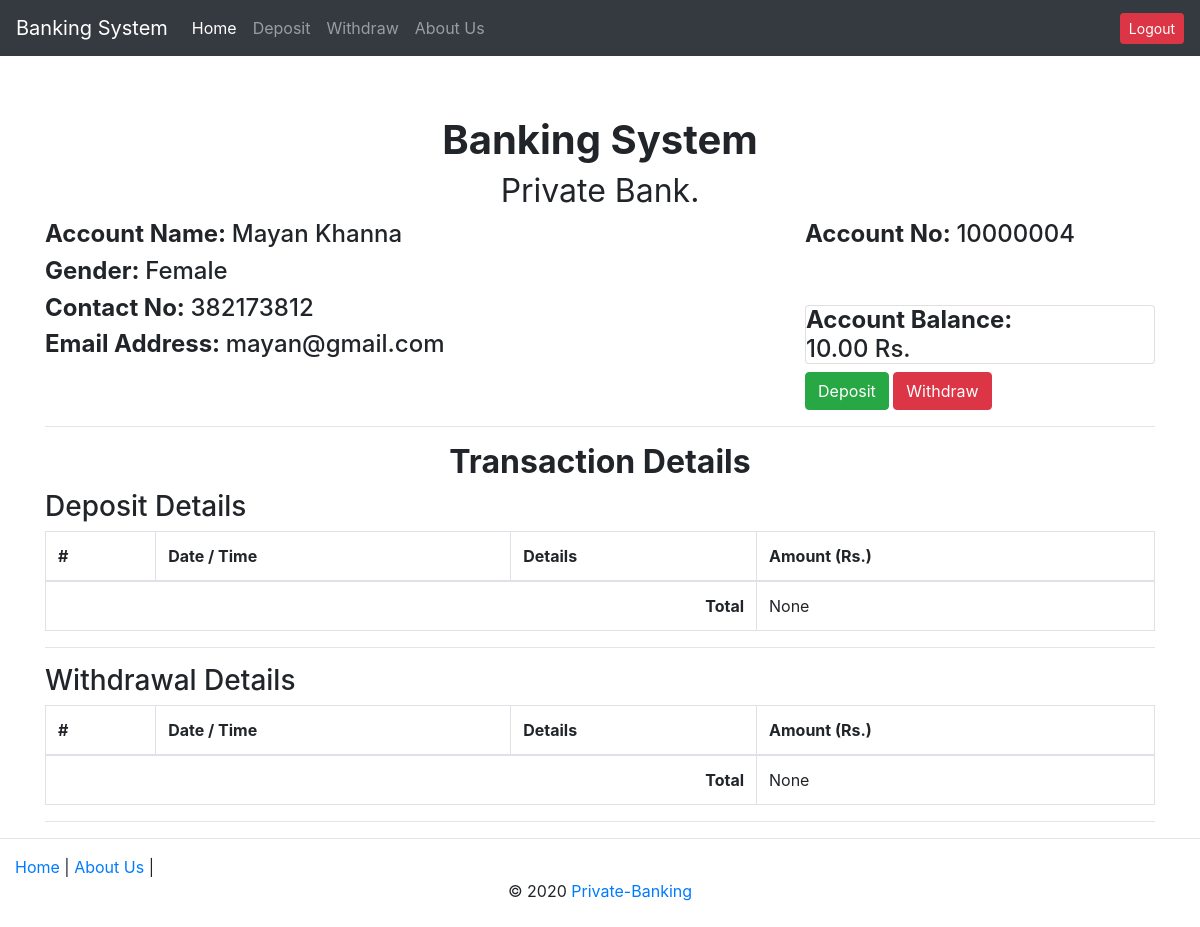
Page / (signed in) on the earlier database version.
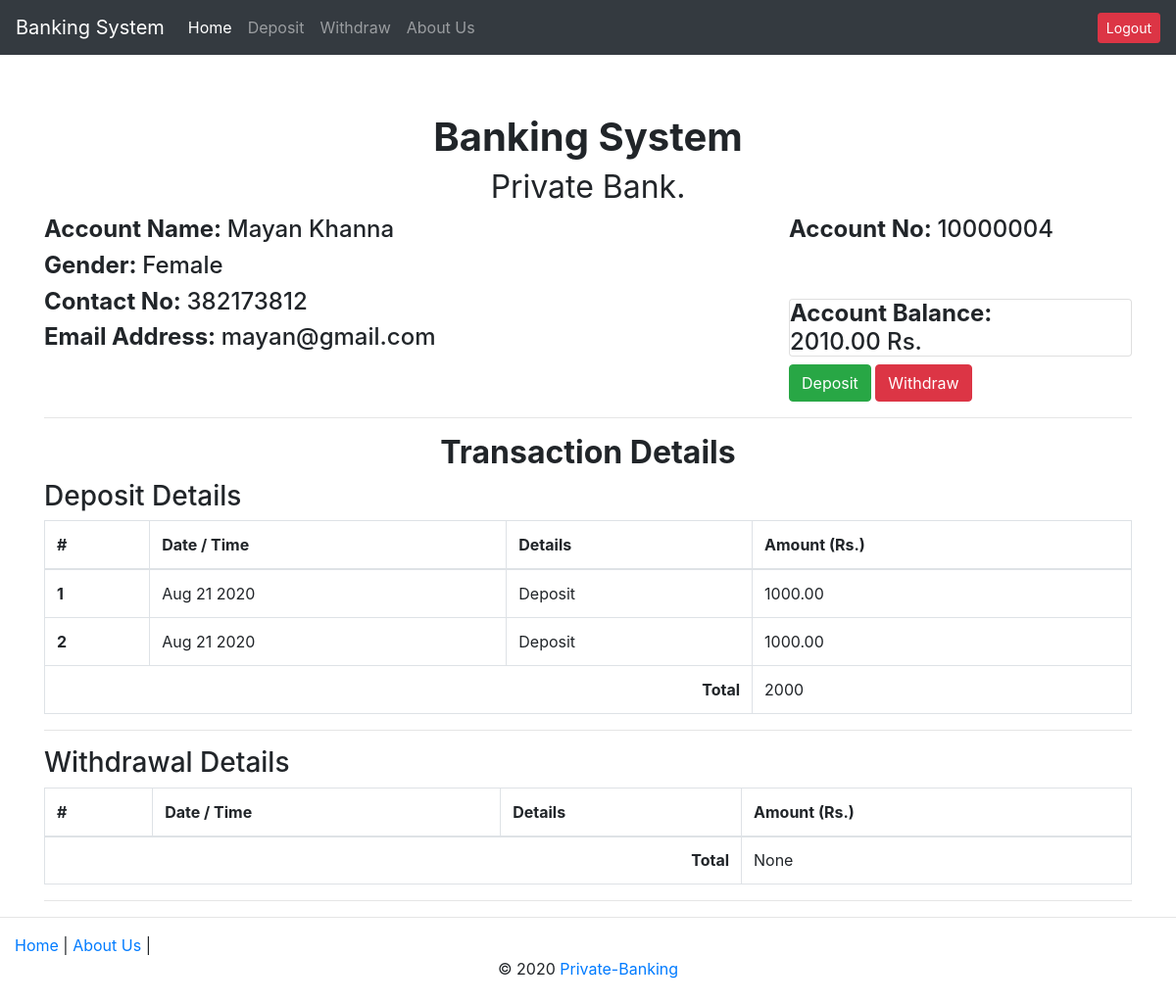
Same page on the later database version.
### accounts/models.py (models this page shows, shortened)
class Customer(models.Model):
	user = models.OneToOneField(User, on_delete=models.CASCADE)
	name = models.CharField(max_length = 200, null=True)
	account_no = models.PositiveIntegerField(
		unique=True,
		validators=[MinValueValidator(10000000),MaxValueValidator(99999999)]
	)
	balance = models.DecimalField(default=10,max_digits=8,decimal_places=2)
	GENDER_CHOICE = (
		('M', 'Male'),
		('F', 'Female')
	)
	gender = models.CharField(max_length=1, choices=GENDER_CHOICE)
	phone = models.IntegerField(unique=True, blank=True, null=True)
	email = models.EmailField(unique=True, null=False, blank=False)
	date_create = models.DateTimeField(auto_now_add=True, null=True)

### transactions/models.py (models this page shows, shortened)
class Deposit(models.Model):
	customer = models.ForeignKey(Customer, on_delete = models.CASCADE)
	amount = models.DecimalField(max_digits = 8, decimal_places=2)
	timestamp = models.DateTimeField(auto_now_add=True)
	def timestamp_pretty(self):
		return self.timestamp.strftime('%b %e %Y')

### transactions/views.py (the view)
# urls.py: 2. Add a URL to urlpatterns:  path('', views.home, name='home')
def home(request):
	if not request.user.is_authenticated:
		return render(request, "home.html")
	else:
		customer = Customer.objects.get(user=request.user)
		deposit = Deposit.objects.filter(customer=customer)
		deposit_total = deposit.aggregate(Sum('amount'))['amount__sum']
		withdrawal = Withdrawal.objects.filter(customer=customer)
		withdrawal_total = withdrawal.aggregate(Sum('amount'))['amount__sum']
		context = {
			'customer':customer,
			'deposit': deposit,
			'deposit_total':deposit_total,
			'withdrawal': withdrawal,
			'withdrawal_total': withdrawal_total
		}
		return render(request, 'transactions.html', context)

### banksystem/templates/transactions.html (shortened to what this page needs)
{% extends 'base.html' %}
{% block content %}
    <div class="page-header">
      <h1 class="text-center"><b>Banking System</b><br><small>Private Bank.</small></h1>
    </div>
<div class="row">
  <div class="col-xs-12 col-md-8 text-left">
    <h4><b>Account Name: </b>{{ customer.name }}</h4>
    <h4><b>Gender: </b>{{ customer.get_gender_display }}</h4>
    <h4><b>Contact No: </b>{{ customer.phone }}</h4>
    <h4><b>Email Address: </b>{{ customer.email }}</h4>
  </div>
  <div class="col-xs-6 col-md-4 text-left">
    <h4><b>Account No: </b>{{ customer.account_no }}</h4><br><br>
    <div class="well">
    <h4 class="card"><b>Account Balance: </b>{{ customer.balance }} Rs.</h4>
    <a class="btn btn-success" href="{% url 'transactions:deposit' %}">Deposit</a>
    <a class="btn btn-danger" href="{% url 'transactions:withdrawal' %}">Withdraw</a>
    </div>
  </div>
</div>
<hr>
<div class="page-header">
  <h2 class="text-center"><b>Transaction Details</b></h2>
</div>
<h3>Deposit Details</h3>
<table class="table table-hover table-bordered">
  <thead>
    <tr>
      <th>#</th>
      <th>Date / Time</th>
      <th>Details</th>
      <th>Amount (Rs.)</th>
    </tr>
  </thead>
  <tbody>
    <tr>
    {% for obj in deposit %}
      <th scope="row">{{forloop.counter}}</th>
      <td>{{ obj.timestamp_pretty }}</td>
      <td>Deposit</td>
      <td>{{ obj.amount }}</td>
    </tr>
    {% endfor %}
    <tr>
      <th class="text-right" scope="row" colspan="3">Total</th>
      <td>{{ deposit_total }}</td>
    </tr>
  </tbody>
</table>
<hr>
<h3>Withdrawal Details</h3>
<table class="table table-hover table-bordered">
  <thead>
    <tr>
      <th>#</th>
      <th>Date / Time</th>
      <th>Details</th>
      <th>Amount (Rs.)</th>
    </tr>
  </thead>
  <tbody>
    <tr>
    <tr>
      <th class="text-right" scope="row" colspan="3">Total</th>
      <td>{{ withdrawal_total }}</td>
    </tr>
  </tbody>
</table>
<hr>
{% endblock content %}

### banksystem/templates/base.html (shortened to what this page needs)
<!DOCTYPE html>
<html lang="en">
  <head>
        <link rel="stylesheet" href="https://maxcdn.bootstrapcdn.com/bootstrap/4.0.0/css/bootstrap.min.css">
  </head>
  <body>
{% include "navbar.html" %}
<div class="container" style="padding-top: 60px;">
{% block content %}
{% endblock content %}
</div>
{% include "footer.html" %}
  </body>
</html>

### banksystem/templates/navbar.html (shortened to what this page needs)
<nav class="navbar navbar-expand-lg navbar-dark bg-dark">
  <a class="navbar-brand" href="{% url 'transactions:home' %}">Banking System</a>
  <div class="collapse navbar-collapse" id="navbarSupportedContent">
    <ul class="navbar-nav mr-auto">
      <li class="nav-item active">
        <a class="nav-link" href="{% url 'transactions:home' %}">Home</a>
      </li>
      <li class="nav-item">
        <a class="nav-link" href="{% url 'transactions:deposit' %}">Deposit</a>
      </li>
      <li class="nav-item">
        <a class="nav-link" href="{% url 'transactions:withdrawal' %}">Withdraw</a>
      </li>
      <li class="nav-item">
        <a class="nav-link" href="{% url 'transactions:about' %}">About Us</a>
      </li>
    </ul>
    <form class="form-inline my-2 my-lg-0">
        {% if request.user.is_authenticated %}
            <a href="{% url 'accounts:logout' %}" class="btn btn-danger btn-sm" type="button">Logout</a>
        {% else %}
            <a href="{% url 'accounts:login' %}" class="btn btn-success btn-sm" type="button">Login</a> |
            <a href="{% url 'accounts:register' %}" class="btn btn-primary btn-sm" type="button">Sign Up!</a>
        {% endif %}
    </form>
  </div>
</nav>

### banksystem/templates/footer.html
<hr>
<footer class="footer navbar-fixed">
    <div class="container-fluid">
        <div class="row">
            <div class="col-md-6">
                <a href="{% url 'transactions:home' %}">Home </a>|
                <a href="{% url 'transactions:about' %}">About Us</a> |&nbsp;
            </div>
        </div>
    </div>
    <div class="footer-copyright">
        <div class="container-fluid text-center">
            © 2020 <a href="http://127.0.0.1:8000/"> Private-Banking</a>
        </div>
    </div>
</footer>
<br>

Differences in the rows shown:
changed Customer "Mayan Khanna": balance "10.00" → "2010.00"
added Deposit: timestamp_pretty "Aug 21 2020", amount "1000.00"
added Deposit: timestamp_pretty "Aug 21 2020", amount "1000.00"
Other differences:
{{ deposit_total }}: "None" → "2000"
